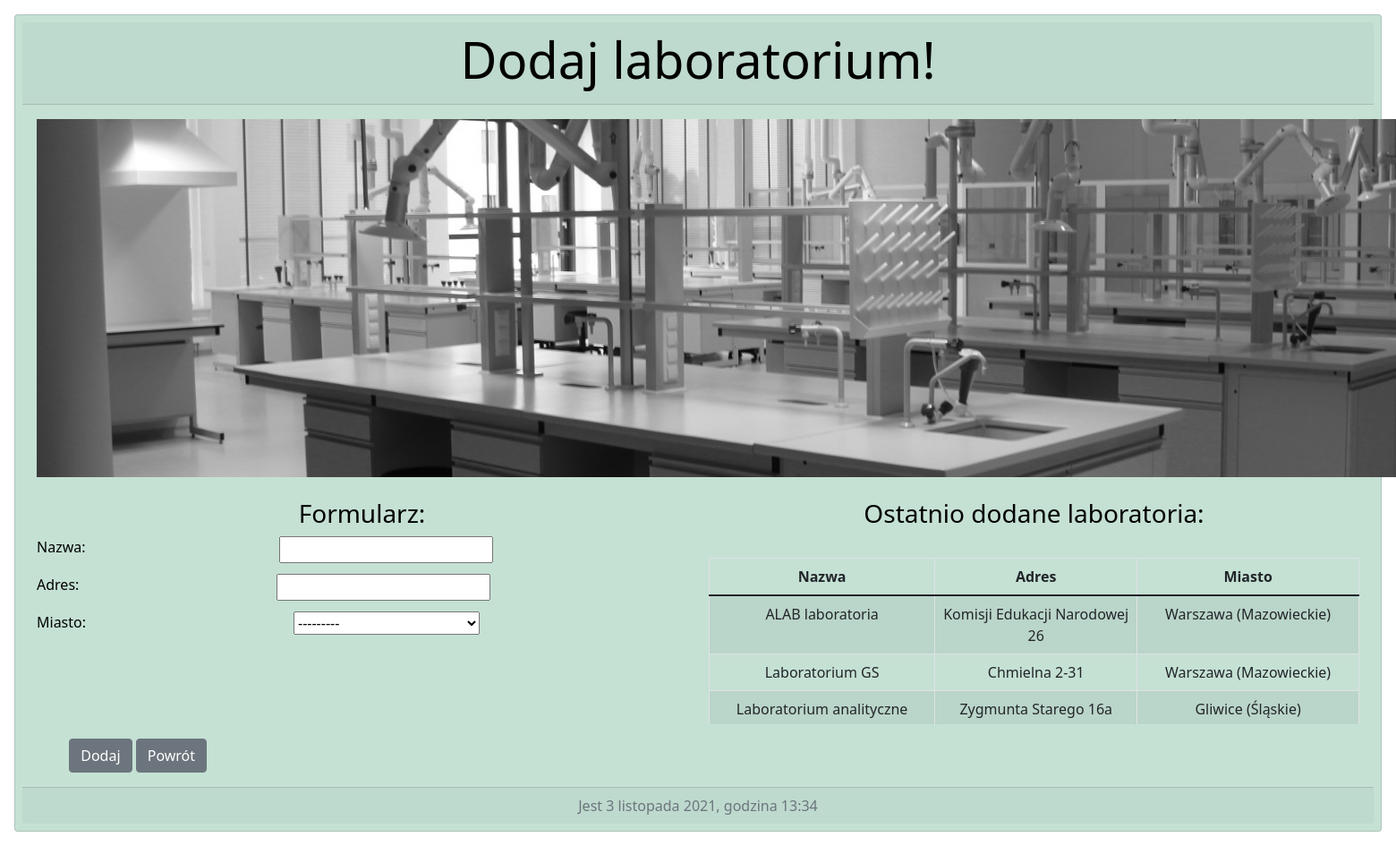
Before: /covid/add_laboratory/ (signed in) with the older database file.
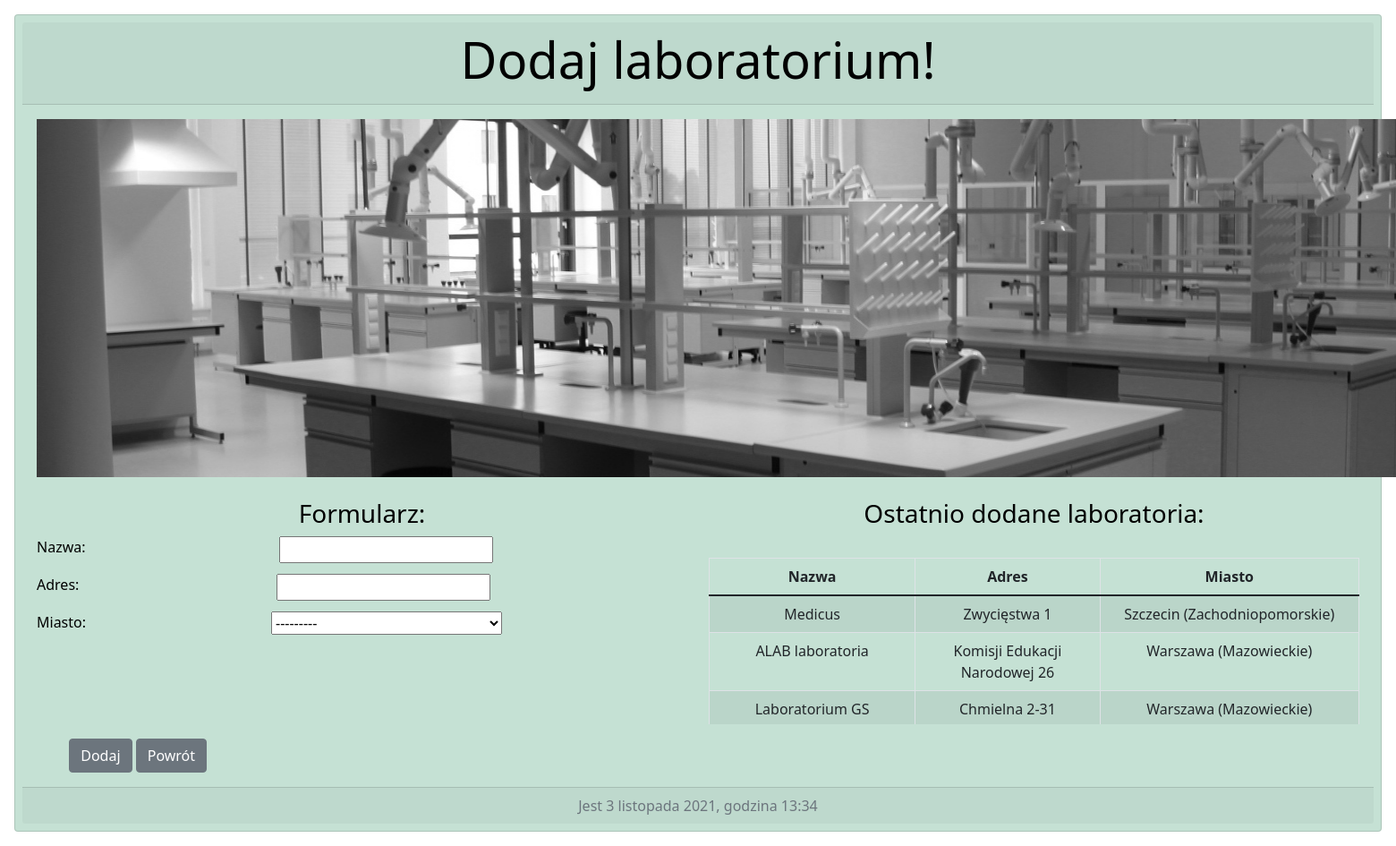
After: the same page with the newer database file.
### covid/models.py (models this page shows, shortened)
class Laboratory(models.Model):
    name = models.CharField(max_length=100)
    address = models.CharField(max_length=60)
    city = models.ForeignKey(City, on_delete=models.PROTECT, related_name='LaboratoryCity')

class City(models.Model):
    name = models.CharField(max_length=32)
    county = models.CharField(max_length=32)
    province = models.CharField(max_length=32)
    def __str__(self):
        return self.name_province()
    def name_province(self):
        return "{} ({})".format(self.name, self.province)

### covid/views.py (the view)
# urls.py: path('add_laboratory/', add_laboratory, name='add_laboratory'),
@login_required
def add_laboratory(request):
    if Laboratory.objects.count() <= 5:
        laboratories = Laboratory.objects.order_by('-id')
    else:
        laboratories = Laboratory.objects.order_by('-id')[0:6]
    form_laboratory = LaboratoryForm(request.POST or None)
    if form_laboratory.is_valid():
        form_laboratory.save()
        return redirect(main)
    return render(request, 'add_laboratory.html', {'form_laboratory': form_laboratory, 'laboratories': laboratories})

### covid/forms.py
class LaboratoryForm(ModelForm):
    class Meta:
        model = Laboratory
        fields = '__all__'

### templates/add_laboratory.html (shortened to what this page needs)
{% extends 'pattern.html' %}
{% load bootstrap %}
{% block card_head %}
    <h2 class="display-4">Dodaj laboratorium!</h2>
{% endblock %}
{% block card_body %}
    <img src="/images/laboratorium.jpg" class="city_image"width=1840 height=400>
    <br>
    <br>
    <form method="POST" enctype="multipart/form-data">
        <div class="row">
            <div class="col-6">
                <h3>Formularz:</h3>
                    <div class="fieldWrapper">
                        <label class="add_label">Nazwa:</label>
                        {{ form_laboratory.name|bootstrap_inline }}
                    </div>
                    <div class="fieldWrapper">
                        <label class="add_label">Adres:</label>
                        {{ form_laboratory.address|bootstrap_inline }}
                    </div>
                    <div class="fieldWrapper">
                        <label class="add_label">Miasto:</label>
                        {{ form_laboratory.city|bootstrap_inline }}
                    </div>
                  <br>
            </div>
            <div class="col-6">
                <h3>Ostatnio dodane laboratoria:</h3>
                <br>
                <table class="table table-bordered table-striped scroll_small_table">
                    <thead>
                        <tr>
                        <th scope="col">Nazwa</th>
                        <th scope="col">Adres</th>
                        <th scope="col">Miasto</th>
                        </tr>
                    </thead>
                    <tbody>
                        {% for laboratory in laboratories %}
                        <tr>
                        <td>{{ laboratory.name}}</td>
                        <td>{{ laboratory.address }}</td>
                        <td>{{ laboratory.city }}</td>
                        </tr>
                        {% endfor %}
                    </tbody>
                </table>
            </div>
        </div>
        <div class="row">
            <div class="col-2">
                <button type="submit" class="btn btn-secondary">Dodaj</button> <a href="{% url 'main' %}" class="btn btn-secondary" >Powrót</a>
            </div>
            <div class="col-10"></div>
        </div>
    </form>
{% endblock %}

Changed rows visible on the page:
no longer on this page (row unchanged): Laboratory: name "Laboratorium analityczne", address "Zygmunta Starego 16a", city "Gliwice (Śląskie)"
added Laboratory: name "Medicus", address "Zwycięstwa 1", city "Szczecin (Zachodniopomorskie)"
